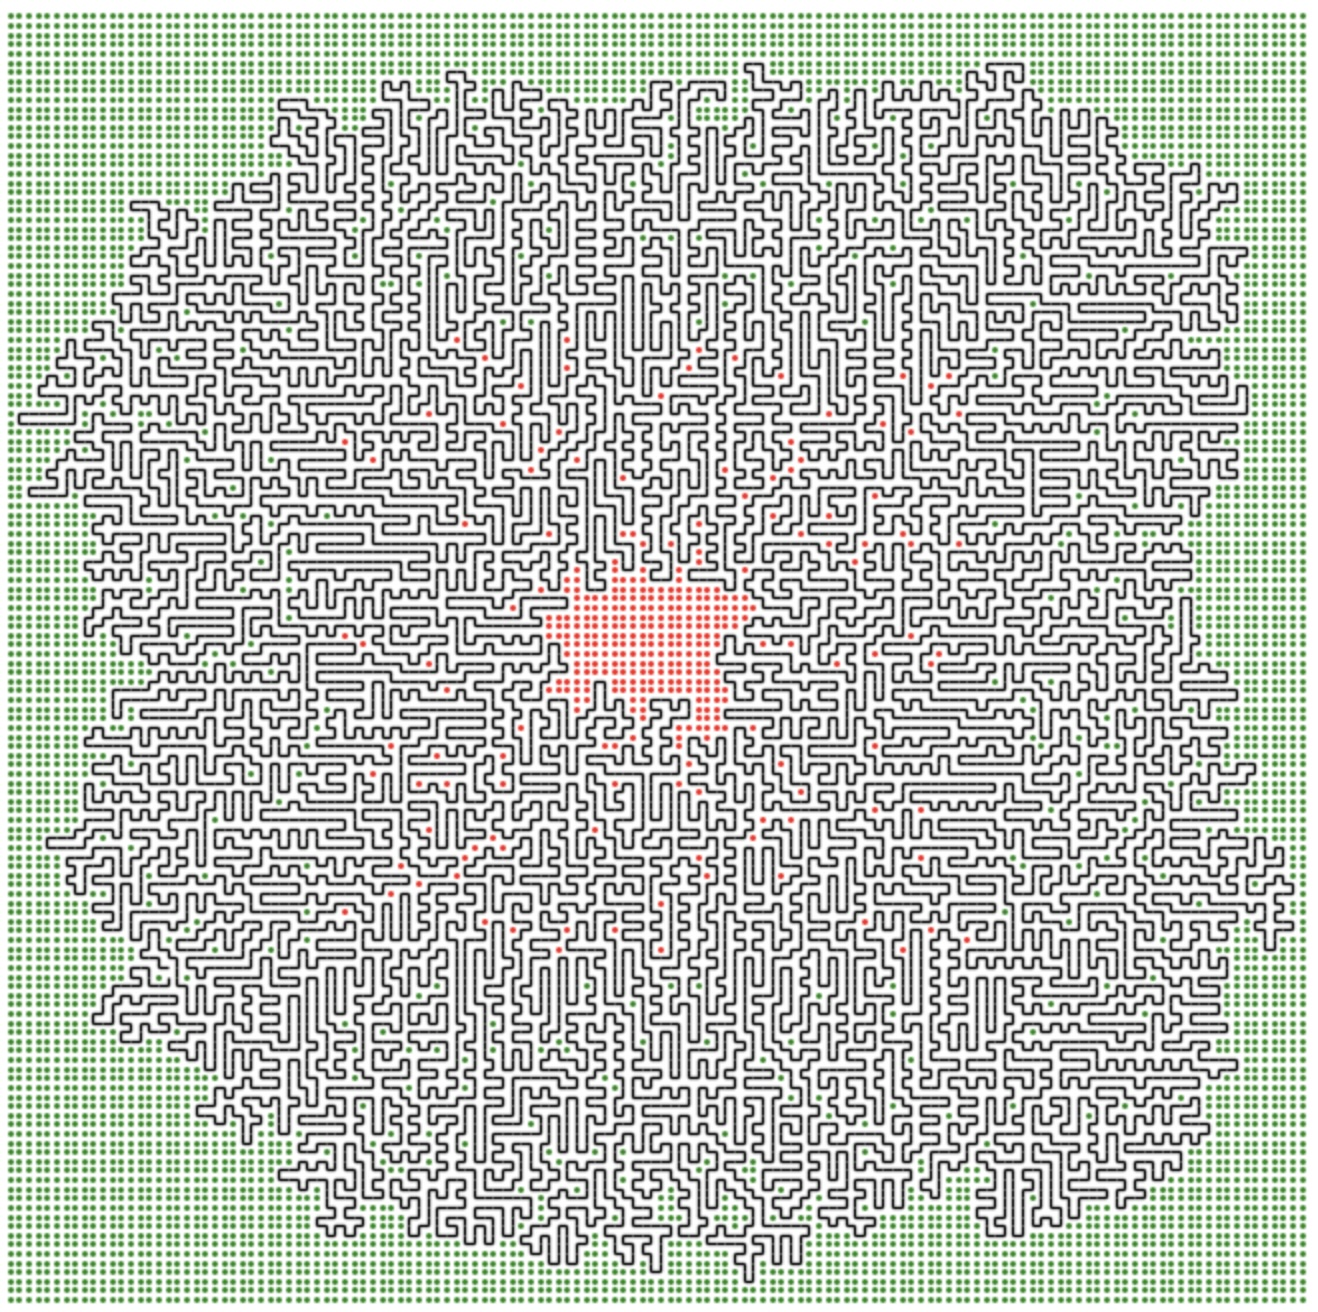

This figure's Python source:
inp = """|J.7F7-L--77F7-J-F-77FF-7FLLJ7F-J-F---7-J-L-FJ-FJFJ7-7-FF--L7.L--|.FJ-J77FFF|77-7F-7-FFL7-|7-F7-L7F7FF7.|----LL-77FF.F--F-J-LFFL-F-LF7--F-FL
L.---7FF--LJ7J7..L7LFJ.||FJL|LJ.|77.LJ|F|||7J|.|7|JJFF-L--F-|7..L.F-J7JLL--7|J|7.|L-7-7J|F-7-L|J|||-F7F-FJ|..|LFJLJ.-.|||JJ-LFL.||.L|L-JLJJ.
.|L|7|FJJ7L-7F777L|FLJ-FFL-FL-7FJ.|F-LLLJ||.L--77J7-FLJ.L-F-F-7.LFLJ-|L||..77.|F77-L7JL-7JFJ7|FF-L7-LL--|-L.|-7L-J|7..L7||.LFJ7L7JF7.7J7-7-|
LFF--7F|FJLLLJL|7J||.LF-JLL|J.|77F-J7.LJ-|--7F7|L7--|.L.7J||F7L7L7F|FF7-J|7||7F||J7-7.LJJ7J--L7JL7||.LL-||L77||-LF-7FF7L--F-LFJJJF|L7L---JJ|
.LL|L7JF|||..L7|.FF-77|||77.LL7-JJJLL.F..LF-FJLL-L7L|7|F|FF7F7JF7JF7|||7--|7FFFJ|FF7F777..F-J-|.LJ|FFF-7FF.|L-J.FJ.|7LJ.L7|FLFJJF||LL.|.|J.J
JJL7F|FL-77-L-7F7-|.|F-JJL777L|FLJ..|---FF..|.L-7FF||-LFF7||||-|JFJ|FJ|J7L|JFFL7L7||||-F7FJL7L777LJ-|JF||J7F-J77||.L|7J--J|L.-.77FJ.L7-7L.-L
FF.LJ-JLFJ|-|F-|JF77-F7JF|JF7||7J7F-7.LFJL-77.L7|F7F77.FJ||||L7JF|FJL7|F|F7F---JFJ||||-77LL-|7|FJ-|..F--7|FF7|L-F-J..|J|.LF||F-.LJ|7.|.||||.
LJ.|FJ|-|JJJ|LL--|JL-LJ7L||L-LF7LFF7F77JJ7JF7-F-7||||F7L7LJ||FJFFJL--JL7F-7L7F-7L-JLJL7.7||F77JJF-J--LJL-F-7F7.||7F7-7-L7F-7L|J-F|L7LL-F-L7.
LLF--JFF.L.F|J.|LL----F77JF7||LL-FJLJL7.F7.|L7|FJ|LJ|||-L-7LJ|F7L-7F---JL7L7LJFL7F----J-F7FJL7JF|LJJ-.F-J|FJ||F7F777.|LLFJLL-J-|FJ-|L|-|.L|7
||||-F.F7.FF--7L-J7.J.LJJ7L|-7.LFL-7F-JF-LFL7||L-JF-J||F7-L7FJ|L7-|L-7|LF|FJ7FL.||JF7.LFJLJF-J.F|-LJ|.LFFJL7|||LJ|F7-F..7J7.FJ.|J..LLJJ||-7.
FFL.FF-F7.F|-..-.7FJ7.J7LL-LFL-7-|FJL7-|J-F7||L--7L--JLJ|7FJL-JFJFJF-J-.FJ|F7JLFJ|FJL77L--7|JF7F77L|F77LL-7|||L7FJ||7F.F7L|JLFJJ|.7--7.JJ|.|
--JF|J7L--FJLLJL-|-||-.L-|.FJJLJFF|F-JF-7FJLJ|F7FJF-----JFL7F-7|FJFJF7LFL7|||FFJFJL-7L7.F-JL7||||FFF77-LF-J||||||FJL--7|L-7JJ|-FL-J.FF-JL7JJ
L7FJ.LF77||.7F|FFJ.L7.F-F|.JJ..F7|||F7|FJ|F-7LJ|L7|F--77F-7LJ7|||FJFJL77FJ|||FJFJF7|L7L7L-7FJ||||FFJ|77|L-7||L7|||F---JL7FJ..|-FF7L-|.J-7JF-
-|F-77L77FF-JLJ-|FFJF.7FLL7.FF-JL-JLJ||L7LJFJF7L-J||F7L7L7L7F-J|||-L7FJFJFJ|LJFJL|L--JFJF7|L-JLJL7L7|77-L-|||FJ|||L-7F--JL7F77FF|.-JF7|F7FFL
FJ|-.-7|FJJFFL7JL-L7|-LL-|L-FL-7F7F7FJ|FJJ|L-JL7F-JLJL7|FJFJ|F7LJL7FJL-JFJ-L7FJJFL---7L7|||F7F---J.||F7|-FJLJL-J||F7|L--7FJ||F77JJ||L|LFJ|J.
JJJJ.|FLJLFL7L|-7|LF|7LLLJ|7F.LLJLJ||FJ|JF7F7FFJL7F7F-J||FJ7LJL-7FJL---7|F7F|L-77F7F-JFJ||||LJF7F7F|LJL7FJF--7F-J||LJF7FJL-JLJ|-J|FJ7LF.L|J-
L|FFJJJJ..L7.F|.F77.|J-F7F|F|7FF-7L|||FJFJLJL7L7FJ||L7FJ||-F7F7L||.F7F7||||FJF-JFJ|L-7L-JLJ|JFJ||L7L--7|L-JF7||F-JL7FJ||F-----JL7-|J..L7||..
F-7|7J|JFF-77L-7FF|-||.|.F7F-7LL7L-JLJ|JL-7F-JFJ||||FJL-JL7||||FJL7|||LJLJLJFJF7L7|F-JF7F-7L-JFJL7L-7FJL7LFJLJLJF--JL7||L-7F7F7F77|-.77FLF-|
.L|LJ-FJ|L-7L.L-.L|.F--FL||7-F7|L---7FJF7J|L7.L7L7||L----7|||||L-7LJ|L7F7F7FJ7||FJ||F7||L7L---JF7|F-J|F7L7L--7F-JF-7FJLJF7LJLJLJL7-.FJFL|J.L
7L|J-FL--7.-...L77L-JLF7J|L7F||F----JL7||FJFJF7L7|||F--7F||||||F7L-7L-J|||LJF7||L7|LJ||L-JF7JF7|LJL-7LJL7|F7FJ|F7L7|L7F7||F7F7F--J--.F-J|JFJ
|J|7..J|F77.77-FJF--F-J|FJFJF||L--7F7FJ||L7L7|L-J|||L-7|FJLJ||LJ|F7|F--JLJF7|||L7||F-JL77FJL7||L-7F-JJF-J|||L7||L7||L||LJLJ|||L-7|FLL|F-7||J
L-|L-J.7-J|-LJLJ-|JLL-7LJFJF7|L7F7LJ||F||FJFJL--7LJL-7||L--7||F-J|LJL----7|LJ||FJ||L-7FJFJF-J||FFJL--7L-7|||||LJFJ||FJL77F7LJL-7|777L|LJLF7.
LFLJ...L7.L7.F7J7F.FLL|F7L-JLJFJ||F-JL-JLJFJF7F7L-7F-J||F7FJLJL-7L7F--7F7||F7LJL-JL7J||7L7L7FJ|FJF---JF-JLJL7L-7L-JLJF-JFJL7F7LLJL|7-F.|-J77
FF-FL-7LJ.L|77|FF|JJ7LLJL7F--7|FJ|L----7F-JF|LJL7L|L-7|LJLJF-7F-JL||F7LJLJLJL-7F---JFJ|F7|FJ|FJ|FJF-7FJF7F7FJF7L7F7F7L--JF7LJL--77|J.|LF-L7J
-F-F-JJ7L-FLJ7F|F-7||-|F7LJF-J||FJF-77FJL--7L-7FJFJF-JL----JFJL7LFJLJL7F7F7F7FJL--7-|FJ|LJL-JL7|L7L7|L-JLJ|L-J|FJ|LJL----JL-----JF777L7J--J|
JJ.LFLL------J7-JLF-FF7||F7L-7|||FJFJFJF--7|F-JL7L7L7F7F7F--JF7L7L7F--J||||||L7F--JFJL7L----7FJ|FJFJL-7F--JF--JL7L--7F7F7F7F7F7F-JL-7||.-J-7
FJ-FFF7J-JF|.|JL||LF7||||||F-JLJ|L7L7L7|F7LJL--7|||FJ||||L7F-J|FJFJL7F7|||LJL7|L7FFJF7L7F7F-JL7||F|F--JL--7|F---JF--J|LJLJLJLJLJF---J7J.LJ||
--F-|JJ.|-|7-7.FJF-J||||LJLJF--7L7|FJ-|LJL7LF77||FJ|F|LJ||LJ-FJL7L7FJ||||L--7|L7|FJFJL-J||L--7LJL7|L7F7F7FJLJF7F7L---JF--7F7F--7L7|FLJL7|LFJ
.|..L77FF-JJF-777L-7LJ||F---JF7|FJ|L-7|F--JFJL-J|L7|FJF-JF77FJF-JFJ|J||||F77||FJ||FJ7F-7|L7F7|F--J|FJ||||L-7FJLJL-----JF7LJ|L-7L-J-F-J-FJ|||
-L7.F-FFJ||LL7|F-77L-7|LJF7F-J|||FJF-J||FF7L---7L7||L7L-7|L7L7|F7L7|FJLJ|||FJLJFJ||F7L7||FJ|LJL7F7||FJ|||F7|L7JF7F7F---JL-7|F7L----7LJLJ7L-7
L7|J7|J||F-7FJLJFJF--JL7FJ|L-7||||FJJFJL-J|F7F7|FJ||-|F-JL7|FJLJ|FJ||F--J||L--7|FJ||L7|LJL7L-7FJ|LJ|L7LJ|||L7L-JLJLJF-----J||L7F---J7.FFLJ||
LF|-77-L7L7|L--7L-JF7F7||FJF-J|||||F7L7F-7||LJ|||FJ|FJL7F7||L--7LJFJ|L7F7||F7FJ|L7|L7||F7FJF7||LL-7L7L-7|||FJF7F-7F7L--7F7LLJFJL--7.77F7|F-.
F7L-JJLFLJ|L7F7L--7||||LJL7L-7|||||||FJL7LJL-7LJ||FJL7FJ||||F7FJF-JL|FJ|LJ|||L7|FJL7||LJ|L7|LJL7F7|FJF-J||||FJLJJLJL--7LJL7F7|F---J7J-JL77.L
F|-.||FFL-L7LJL---J|||L-7FJF-JLJ|||||L-7L7F7|L-7|||F-J|FJ|||||L7|F7FJL7L7FJ|L7||L-7||L7FL7||F--J|||L7L-7||||L7F------7L7F7LJ|LJF--7JF7.LJF-7
.LJF-7J..JFL--7F-7FJLJF-JL-JF--7|||||F7|FJ||F7J||||L-7|L7|||||F||||L7FJL||.|FJ||F7|||FJF7||||F7J|||FJF7|||||FJL7F---7|.LJL--JF7|F-J.|7FLFL-7
||.-7|.L|FF.|FJ|.S|LF7L----7|F-JLJ|||||||FJ|||FJ|||F7|L7||||||FJ|||FJ|F-JL7|L7|||||||L7|||||||L7|||L7|LJLJLJL--JL7F7LJF7F-7LFJLJL--7JJ7.--7|
J7FL-J77L-J.LL-JFJ|FJL----7||L-7F7LJLJ|||L7LJ|L7|||||L7||LJ||||FJ|||FJL-7FJL7||||||LJFJ|||||LJFJ|||FJL7F7F7F7F7F-J||F7|||FJFJF7F7F7|.FL7LFJJ
|L|7||7-|J.FJLF-JFJL-----7|LJF7||L---7LJL7|F7L7||||||FJ|L-7LJLJL7||||F-7|L7FJ||LJ|L-7L7|LJ|L-7|FJ||L7FJ|LJLJLJLJF7|||LJ||L-JFJLJ||LJ7-|.FJL.
F7|FF|J---L|.FL7FJF--7JF7|L7F||LJF---JF--JLJL7LJ||LJ||FJF-J|F---J|LJ||J|L7|L7|L7FJF7L7LJF-JF-J||F||FJL7L---7F7F7|||||F-J|F--JF-7LJ||J7LF7--F
|LL|.LL--7.7-F7||JL-7L7||L7L7|L7JL---7|F7F7F7L7FJL-7||L7L--7L7F7FJF-JL7|FJL7||FJL7|L7|F-JF7|F-JL7||L7FJFF-7||||||LJLJL-7||F7LL7L7F-77||||F|.
L...--LL.LF-7||LJF7LL7LJL7L7|L7L--7F7|LJ||||L7||F7FJ||7L7F-JF||||.L-7FJ|L7FJ||L7FJ|FJ|L-7|LJL7F7|LJ-LJF7L7|||LJLJF-7F7FJ|LJ|F7|FJ|FJ--FJL-77
.-F-.-7LF-L7||L--JL77L7F7L-JL-JF-7LJLJF7||||FJ|LJ||FLJF-J|F-7LJ|L7F-JL7|FJ|FJ|FJL-J|FJF-JL-7-||||F-7F7|L-JLJ|F7F-J7||LJFJF-J|LJL-JL-7|L7F-J7
FJL7.F7-LF-J|L----7|F7LJL7F----J7L-7JFJ|||||L7L7FJL7F7|F7LJFJF7L-JL-7FJ|L7|L7LJF--7|L7|F7F7L7LJLJL7LJ|L---77||LJF-7|L--JFJF-JF------JF7|L7JL
|--|FL7|JL-7|F7.F7||||F--J|F----7F7L-JFJLJ||FJFJL-7|||LJ|F7L-JL7F---J|J|FJL7|F7L-7LJFJ|||||FJF----JF7L----JFJL--JFJL----JFJF-JF7|F---JLJFJ.|
L7F|7JLF7||||||FJLJLJLJF7FJL---7LJL---JF7LLJL7L-7FJ||L--J||F-7FJ|F7F7|FJL-7|LJ|F-JF7L7LJ|||L7|F7F--JL7F---7|F-7F7L--7|F-7L7L--JL-JF-7F-7L-7J
LLFJLJFJ|F-JLJ|L---7F-7|LJF----JF7F--7FJL--7LL--JL-J|F7F-JLJFJL7LJLJ||L-7FJL7FJ|F7|L7L-7|||FJLJLJF---J|F--J|L7||L7F7L7L7|FJF-7F7F-JFJ||L7FJJ
.|..L-L7|L-7F7|-F-7LJJLJF7L-7F7FJLJF7LJF---JF--7LF-7LJ|L---7L-7L-7F-JL7FJL7L|L7||||FL7FJLJ||F7F7FJF7F-JL---JFJ|L7||L7L-JLJFJ7LJLJF7L7L-7LJJJ
FF|-FLFJL-7|||L7L7L7F7F-JL-7LJLJFF7||F7L-7|FJF7L7L7L--JF-7FJF-JF-JL-7FJL7FJFJFJ||||F-J|F-7|||LJ|L-J||F--7F7FJ|L-JLJ7|F--7FJF7F7F-JL7|F7L-7-7
FFJF|LL--7LJ|L7L7|FJ||L---7|F----JLJLJL--JFJFJL-JFL7F-7L7|L7|F7L7F--JL-7LJFL7L7|||||F7LJFJLJ|F7|F7LLJL-7LJLJ|F---7F7LJ7FJ|7|LJLJF7FJLJ|F7|7F
.FJ-F---7L--J|L7LJL7||F7F-JLJF7F7F----7F-7L7L7F7F7|LJ7L7||FJ|||FJ|F7F-7|F--7|FJLJLJ|||F7L--7LJ|LJL-----JF-7F7|F--J|L--7L7L7L7F--J|L--7||LJ-L
F|F-L--7L7JF7F-JF-7||||LJF7F7|||||F---J|FJFJFJ|||L-7FF7LJ||FJ|LJFJ||L7LJL-7LJL-7-F-J||||F--JF-JF7F7F----JFJ|||L---JF-7L7L7L7|L--7L7F-JLJ7JFL
F7-L|JJL7L-J|L--JFJLJ|L--JLJLJLJLJL-7F-JL7|FJ.|||F-JFJL-7LJL7L7J|FJL7L-7F-JF7F7L7L7FJ||||F--JF7|||||F----JFJLJF7F-7L7|FJ|L7LJF--J|LJ7L|FF.F|
77J-|F7.L--7|F7F7L--7||F7F7F--------J|F--J|L-7||||F7L7F7L7F-JFJFJL-7|F7||F7|LJ|FJ|LJFLJLJL-7FJLJ||LJL-----JF--JLJFJFJLJF7-|F7L------77|F77FF
|JJ7L-.LF--JLJLJL7F7|L7||||L--7F-----JL---JF-J|LJLJL7||L7||F7L7|F-7|||||||||F-JL7F7F----7F7LJLF7LJFF7F7F7F7L---7JL7L---JL7LJ|F7F----J-7J.7--
||.|-|-L|F7F7F-7FJ||L7|||||F7FLJF----7F-7F7L--JF7F-7LJL7LJLJ|FJ||FJ|||||||LJL7F7||LJF-7FJ||F7FJL7F-JLJLJLJL7F--JF7L7F----JFFJ|||7F7JJJ|J7LL|
F|J|.F.F||LJLJFJL-JL-JLJLJLJ|F7FJF--7|L7|||F-7FJ||FJF-7L---7||FJ|L7|||||LJFF-J|||L7FJ-|L-JLJ|L-7|L--------7||F--JL7|L7F7F7FJFJ|L-J|L||FF77L|
JL||7.FLLJ7F--JF-7F7F---7F-7|||L-JF-J|FJ||||7LJJLJ|FJ-|F---JLJ|FJLLJ||LJ.F-JF7|LJFJ|F-JF-7F7L--JL---------JLJ|F--7|L7LJLJ|L-JLL7F7L--77JLFL|
|.JJL7J..F-JF-7|FJ|||F7FJ|-||||7F7L-7LJFLJ|L-----7|L7FJL---7F7LJF---JL--7L-7|LJF7|FJ|F7L7||L7F7F7F7F7F-------JL-7LJ7|F--7|F-7F7LJ|F-7L7-F7||
F7L-J|F-FL-7|JLJL7|||||L-JFJLJL-JL--JF7F-7|F-----JL7|L7F7F-J||F-JF7F-7F7|JFJL7FJLJ|-||L-JLJFJ|LJLJLJ||F------7F7L7F7|L7FJLJFJ|L7LLJ.L-JJL|--
JJ7.F7|L|J.LJF--7LJLJ|L-7FJF7F7F-----JLJFJ|L-77F7F7LJJ||||F7||L--J||FJ|LJFJF7||F-7|FJ|F----JFJF----7LJL--7F-7||L7LJ|L-JL7F7L7|FJF-77J.|7.LJ.
|.FF|77|F----JF7L----JF7LJFJ||LJFF------J-L-7L-JLJL7F-J||LJLJL-7-LLJL7L7L|FJ|||L7LJL-JL----7|7L-7F7L--7F7LJFJLJLL7FJF7|L||L7LJL7|FJ|JF7|7F|7
|-L-L-JFL7F--7||F7F7F7|L-7L7LJF-7L-7F7F7F7F7L-7F---JL7FJ|F-7F7FJF-77FJFJJLJJLJ|FJF-7F7F-7F7|L7F7LJL--7LJL--JF7JF7||J|L7FJL7|F-7LJL-77|LJJ---
|.|L|L-7JLJ|7LJLJLJLJ||F-JFJF7L7|LFJ|LJLJLJL-7|L---7FJ|||L7|||L7L7L7L7L777J-FFLJ.L7|||L7||||FJ|L-----JF-----JL7||LJFJFJ|F7|||FJF---JL||7.L|7
J-77|J|||.|F7JF-----7LJL-7|FJL-JL7L7|F-7F7F--JL----JL7L7|FJ||L7L-JFJ-L7L-7-|FF----JLJL-JLJ|LJFJF------JF--7F7FJ||F7|FJ7||LJLJL-JF7JJ.|--77LL
L-J|J.7-|7L|||L----7L-7F7|||F--7FJ7LJL7|||L--------7FJFJLJFJ||L7F7|J-FJF7|J|JL-----7F7F--7|F7L-JF7F----JF7LJLJ7|LJLJ|F7LJ.F-7F7J||.|7J-LFL.|
|L7JF-|LLJJ|L---7F7L-7|||LJLJF7|L7F---J|||F7F---7F-J|FJF-7L-J7L||LJ||L-JLJ7J|-F-7F-J|LJF-J|||F7FJLJF----JL--77FJF7F7LJL7F7|FJ|L-JL--77.|J|.|
L..LF--7|F-L---7LJL--JLJL----JLJFJL---7||LJLJF7FLJF-JL7L7|-J7F.||FLJ77J7|.-.|7|FJL--JF7L-7LJ|||L---JF------7L-JFJ||L7F7LJLJL-JF-----J-F.F77|
.77.|FJ-F7|J|JLL7F7F7F7F7F7F-7F7|F----JLJF---JL--7L--7L-JL7||.FLJ-|F-F.7.F---FJL-7F--JL--JF7|||F7F-7L----7J|F7FJJLJFJ||F7F7F-7L----7J..L||.-
7.F||L7LL7J||J||LJLJLJ||LJLJ7LJ||L-------JF---7F7L--7|F7F7L-77.|LFFJJL-J.J7|LL-7FJL7F7F---J|LJ||LJFJF---7L7|||L---7|FJ||LJ|L7|F-7F-JJFFJL777
J-FJF.LF|||-||FF7F--7LLJ-F--7F7||F----7F--JF7F||L---JLJLJL7FJ--JJF-..L--L-7-F--JL--J|LJF7|FJF-JL-7|7L--7L-JLJL----JLJFJL-7|FJ|L7LJLL-L.77LLF
.F7JLF|.L|.FF7FJLJF7L7LF7L-7LJLJ|L---7LJF--JL7LJF--7F----7||7J-|-J|-.L-|LF--L7F7F---JF7|L7L7|JF--JL7JF7L-7F7F7F---7F7L7F-J|L7L7|JL7L7F|JL-|J
7LLJFF7FF7-L||L---JL7L-JL77L---7L----JLFJF--7L-7|F7LJF7F7|LJ-.F|--JL7.L|J.LJ-||LJFF7L||L7L-JL7L---7L-JL--J|||LJF-7LJL7LJF7L7L7|L7--7LJ.FL|.L
J-|LF7L-F7FFJL--7F7.L---7|F7F--JF7F7LF7L7|F7L--J||L--JLJLJ.LJFL|.F|FJFFLF-F|.LJF--JL-JL7|F--7L7F7.L7F-----JLJF7L7L---JF-JL7|FJ|FJFF|-LJ77L-.
FJJ7|||.|L7L--7FJ|L-----J||LJF--JLJL-JL-JLJL-7F7||F------77J-J-F.L7JFJ|J|7|LFLJL7F7F--7|LJF7L7LJ|F7LJF----7F-JL7L-7F--JF--JLJ-||JL-.F|L--JL7
L..F7F7FL7L7F-JL7L------7|L-7|FF----7F7F7F---J|LJLJF---7FJ.7..FF7.LF|-FF7-FJJ.7LLJLJF7|L7FJL7L-7||L--JF7F7|L--7|F7LJF-7|FF--7-||-..|-7.|.FLF
.L|LLJLLLL7LJF-7L7F7F---JL--J|FJF7F7|||||L----JF---JF7F|L---7-|LJ77LJ7FLJJJ--7|-|F--J|L7|L-7L-7||L-7F7|LJ|L-7FJLJ|F7L7|L-JF7L7||J-F|J|-J.7JL
F---|7J|.L|F7L7L7LJ|L-----7F7|L7||||LJLJ|F7F7F7L----JL7L----JL|J|J|LL-F-J|L--|JFFJF-7L-JL--JF7LJL--J|LJF7L7FJL-7FLJ|FJ|F7FJL-JLJJ7L7.7|.-JFL
LJ.FL7.J-FLJL-JJL-7|F-7F77LJLJ.LJ||L-7F7LJLJLJ|F7F7F-7L-7LF7JFF-77JF.|.F.|-|FF7FJFJFJF----7FJL-7F--7L7FJL-J|F-7L--7LJJLJ||F7F7||7|F|7LF-JFJ7
L..JJ.JJ.F7F7F7|F7||L7||L7F--7FF7LJF7LJL-7F--7|||||L7|F-JFJ|FL|FJJF|-F-7-F---J|L7L7L-JF---J|F--JL7FJFJL--7FJL7L-7FJF7F7FLJ|LJL-7JJ-F77|-77LJ
|-|.77JJFJLJLJ|FJLJL7|LJFJL-7|FJL--JL----J|F-JLJLJ|FJLJF7L7L7||L7|F7JL7|.L--7FJ-L-JF-7L7F7FJL7F7FJL7|F7F-JL-7L-7|L-JLJL---JF---J.|F||FJ7LJ-J
J-J7JL.-L-7F-7|L---7|L-7L-77||L-----------JL-7F7F7|L7F-JL7|FJFJFJF||F-J|F7-FJ|F-7F7L7|FJ|LJ-FJ|||F-J||LJF7F7|F7||F7F---7F-7L---7.|7JL|.J7.L7
.F7|7JF|J.LJFJL7F7FJL--JF7L-J|LF7F-----------J||||L-JL--7LJL7L7|F-J|L7FJ||FL7|L7||L-JLJFJF-7L7|||L7FJL--JLJ|LJLJLJ||F-7|L7L7F7FJ7L--||7.L7.L
.L-LJ-7JLFF7L-7|||L----7|L7F7L7||L----7F------JLJL-7F7F7L--7L7|||F-JF||||L7FJ|FJ|L-----J7L7|LLJLJ.LJF7.F7F7L--7F7|LJ|FJL-JJLJLJ---J.77F7J|FJ
-J.F|7.|FFJL--JLJL-----J|FJ|L7LJL-----J|F---7F-----J|||L-7||FJ||||LFFJ|FJFJL7|L7L7F-7-F---JL7F-77F7FJ|FJLJL7F7LJL7-FJL7.F7FFF7-FJ|..--J|.LJJ
|F-7F|JF-L7F7F----7F7F--JL7||L7F-------JL--7||F-7|F7||L-7|FJL7||||F7L7|L7|7FJL7L7|L7L7L----7|L7|FJ|L7|L--7.LJL--7L-JF-JFJL--JL7|L|-FJ|FJJJ7.
|.J-.7L-7LLJ||F---J|LJ7F7LLJF7LJF7LF7F7F---JLJ|FJFJLJ|F7|||F-J|LJ|||FJL7|L7|F-JFJ|JL7|F7|F7||FJLJFJFJL7F7L---7F7L--7L--JF-----JF7J..FLJ.LLFJ
|7LF|L7JF---J|L7F7FJF--JL-7FJL--JL-JLJLJF-----JL7|F--J||||||F7|F-J||L-7|L7LJL-7L7L-7||||FJLJ|L--7L7L-7LJL----J|L--7L7F--J.F7F7L||--77..L.7J|
7-F---7-L----JFJ|||FJF7F-7|L--7F7F------JF------J|L7F-J||||LJ|||F-J|F-JL7L-7F-J-L-7LJLJ|L--7|7F7L7L--JF7F7F--7|F--JJLJF--7|||L-JL7|J|F-|.J-J
F7L--7|F7F-7F-JFJ||L7|LJJ||F7FJ|||F--7F--JF-7F7F-JFJL-7LJLJF-J|||F-JL7F7|F7|L7F--7L7F-7L---JL-JL-JF7F-J||LJF-J|L--7F7FJF-J|LJF---J7-FJ7|..|.
L|J.FJ|||L7LJF7|FJ|FJ|F--JLJLJFJLJL-7|L--7|FJ|LJF-JF7FJF--7|F-J||||F7LJ|||||FJL7FJ-LJFJF7F7F-7F7F-JLJF7LJF-JF7|F--J|||FJF7|F7L-7F7F-7--7-|77
F7--L7LJL-JF7|||L7|L-JL-7F7F-7|F----JL--7LJL-JF7L-7||L-J7FJ|L-7|||FJL7FJLJ|||LFJL7F7JL-JLJ||FJ|||F---J|F7L7FJ||L---JLJL7|LJ||F-J|||FJ7J|.LFJ
||-LJL7F--7||||L7||7F---J|||.LJL----7F7||F7F--JL--J||F7F7L7L7||LJ|L7FJL-7FJ|L7|F-J|L7JF7F7LJL-J|||F7F7LJL-J|FJ|F----7F-J|F-JLJ|FJLJL77F|7.7J
JJ7L-LLJ-FJ|||L-JLJFJF7F7|||F-------J|L7LJLJF-7F-7FJ|||||FL7L7L7FJFJL7F7||FJFJ|L7FJFJFJLJL7F7F7LJ||LJL7F---JL-JL---7||F7||F7F7FJF---JJF--FJ|
||F-|.LF-JFJLJF----JFJ||LJLJL----7F7-|FJF7F7L7|L7|L7LJ|||F7L7L7|L7L7FJ|LJ|L7L7L7||FJ7L--7FJ|LJ|F7LJF--J|F--7F------JLJ|LJLJ|||L7|F7-|-|.|JL|
F7|F77.L-7L--7L7F---JJ||F-7F7F--7LJ|FJL-JLJL-J|FJL-JF-J|||||L7|L7|FJL7|F7L-JFJFJLJL-7F--JL-JF-J||LFJF7FJL-7LJF7F7F7F77|F7F7LJL-JLJL-77|.|.F-
LF-----7J|F--J|LJ7F7F7LJL7|||L7FJF7LJF7F7F----JL7F--J7FJLJ|F7|L7|||F-JLJL--7L7L--7F-JL-----7L7F|L7|FJLJF--JF-JLJLJ||L-J|LJL---------J7LLL7J|
LL----7|7LJJF777F7|LJ|F7FJLJ|FJ|FJL--JLJ|L7F7LF7||F7F7L7F-J|||FJ|LJL--7F7F-JFJF--JL7F--7FF7L7L7|FJLJF77L---JF7F--7LJF-7L7LF7F-7F-----77J-J-|
F7.|FL||F77FJ|F7|||F-J|LJF-7LJFJL------7L7||L7|LJ||LJ|FJL7FJLJL7|F7F--J|LJF7L7L7F--JL-7|FJ|FJFJ||F7FJ|F7F---JLJF7L--JLL7L-JLJFJ|F---7|7FF-L|
L-LF--JLJL7L7LJLJLJL7FJF7L7L-7L-----7F7L7||L7||F-JL7FJL-7|L-7F-J||LJF7LL--JL7L7|L-7F-7|||FJL7L-J|||L7LJ|L----7FJL----7LL-----JFJL--7||-.|..F
|FLL7F-7F7L-JF7F---7|L7|L-JF-JF7F7F7LJL-JLJFJLJ|F-7|L-7|||F7|L7FJ|F7||F7F---JFJ|F-JL7LJ|||F7|F--J||LL-7L7F-7FJL7F----JF7F--7F-JF7F7|LJ-LF7F-
FF-FLJL||L7F7|||F--JL-J|F--JF7|||||L-7F7F7FJF--J|FJ|F7L7||||L7LJFJ||||||L---7|FJ|F7J|F-J|||LJL-7.||F77L7LJ7|L--JL7F7F7|||F-J|F-JLJLJJL7J.L-.
|LF-.F-JL7LJ||LJ|F---7FJL7F-JLJLJLJF7|||||L7|F--JL7LJL7|||||||F-JFJ||LJL77F-J|L7||L7||F7||L-7F-JFJ|||F7L--7L7F7F7LJLJLJLJL--JL----7J--J.-L.L
--|-FL7F-J|FJ|F7LJLF-JL-7LJF7F-----JLJ|LJ|FJLJF7F-JJF7||||||FJL-7|FJL--7L7L-7|7|LJFJ||||||F-JL-7L7||LJ|F--JFJ|||L-7F7F7F7F-7F7F7F7|FL.FJJJ.|
.|.L|.||F--JFJ||7F7L-7F-JFFJLJF--7F--7|F7||F7FJLJF-7|||LJ|||L7F-J||F7F7|FJJFJL7L-7L7|||LJ|L-7F-JFJ||F-JL-7.L-J|L-7LJ||LJ|L7LJ||LJLJJ7F-7.-LJ
FLJ77.LJL-7FJFJL-JL--JL-7FJF7FJF-J|F-JLJ||LJ||F7||FJ||L-7|||J||F7||||||||F7L7FJF7|FJ|||F-JF7||F7L7|||F7F7L--7FJF-JF-JL-7L7L-7LJ7JJ|--7LL7-|.
F-LJ|J.JJFJ|LL---7F7F7F-JL-JLJFL-7||F-7FJL7FJ||L7|L7|L7FJ||L7|||||||||||||L7|L7||||FJ|||F-JLJ|||FJLJ|||||F--JL7|F7L----J7L-7L7F7F-7J..LL|.LJ
7..-7LJ7FL-JF7F-7||LJLJF7F7F---7FJ|||FJ|F-JL7||FJL7LJF||JLJFJ|||||||||LJ||7||FJ|LJ|L7|||L--7F|||L7F-J|LJ||F7F7|LJ|F-------7L-J|||FJF7-.F7-||
|.FF--LJ.|JF|||FJLJ-F--JLJLJF-7LJFJLJL7|L-7FJ|||F7L7F-JL--7L7|LJLJ|||L7FJL7||L7L7FJFJLJL7F7|FJ||FJ|F7|F-JLJLJ|L--J|F------JF--JLJ|FJ|.FFJFL7
77.LJ.|7L77FJLJL--7FJF7F7F--JF|F7L-7F-JL7FJL7|||||FJL7F7F-JFJL---7|||FJL7FJ||LL7||FJF-7FJ|||L7||L7||LJ|F7F---J-F--JL-------JF7F--J|FJ-FJLF-|
|||--7LLJ|LL--7F-7|L-JLJ||F---J||F7||F7FJL7FJ||||||F-J||L7FJF-7F-J||||F7|L7||F-J||L7L7LJFJ||FJ|L7|LJF-J||L-----JF7F7F7F7F-7FJ|L7F7|L7-7-F--J
FFLJL|-L.7JFLFJ|FJL--7F7LJL7F7FJ||LJLJ|||-||7||LJ||L-7|L7|L7|FJL-7||LJ|LJFJLJL7FJ|FJFL-7|FJ||FJF||F-JF7||F7F-7F7|LJLJ||LJFJL7L7LJLJFJ.J7L7J7
L.|7.|.|.||FLL-JL7F-7LJL---J||L7||F---JL7FJL7||7FJL-7||FJ|F||L-7FJLJF-JF7L--77LJ-||F7F-J|L7|||F7LJ|F-JLJ|||L7|||L--7JLJF7L--J-L--7FJ77|7.JF7
|7.FJ-F|FJ|F-F-7FJ|FJF7F7F7FJL7|LJL7F-7FJL7FJ|L7|F7FJ||L7L7LJF-JL--7L-7||F-7|F---JLJ||F7L7LJ|LJL-7LJF---J||FJLJ|F--JF--JL-------7||F7-F77FJ7
J-F|JL||-L7--L7LJFJL7|||LJ||.FJ|F--J|L||F-J|JL-J||||FJ|FL7L-7L-7F-7|F-J||L7|||F7F7F7|||L7L7FL7F-7|F-JF7F7||L7LFJL---JF7F7F7F-7F-J|LJL7JJ|J-7
||LL7-JLLLL7|LL-7L-7||||F-JL7L-JL--7L7||L-7L---7||LJL7L7FJF7|F-JL7||L7FJ|FJLJ||||LJ||LJ7L7L-7LJ|LJL7FJ||LJ|FJFJF7F7F-JLJLJ||FJL-7L---J7-|JF|
FJ7-|-|7|LLFL-.FJF7|LJ||L-7FJF-----JFJ|L7FJF-7FJ|L--7|FJ|FJ||L-7FJLJ-LJ7||.F-J||L7FJL--7FJF7L--7F--J|FJ|F-JL7L7|LJ|L-----7||L7F7L7LF|-7-.7JL
||F7JF-7-J.|-.F|FJ|L7J||F-JL7|F7F-7FJJL7|L7L7LJFL7F7||L7||7||F-JL-7F7F--JL7L--J|FJL7F7FJL7||F-7||F-7||FJ|F7FJFJL-7L7F-7F7|LJFJ||FJF-77JLF||7
LJJ7.LJ||F|.|.F|L7|FJ7LJL-7FJLJ||FJL-7||L7L7L7LF-J||||FJLJFJ|L-7F-J|LJF7F7L---7LJF-J||||FJ|LJFLJ||-LJLJJ||LJFJF7FJ.|L7||LJF7L7||L77LL-F-|J-F
.|LJFJF7FL7.|F-JFJLJ--F---JL-7.LJL7F-JFJFJ-L7L7L--JLJ|L--7L7|F7||F7L--J|||F---JF-JF7||L7L7L-7F7FJL7.F---JL-7|FJ|L-7L7||L7FJL7||L7L7..|LF.||L
F7F---|J-7.LLL--J|LL7.L-7F--7|F---JL-7L7L7F7L7L7F--7FL7F7L7LJ|LJ||L7F--J||L-7F7L-7|||L7L7|F7||LJF7L7L--7F7FJ||FJF7L7||L7||F-J|L7L7L-77.|.7-|
|-|-|F7|F-7.|-|JF77LL7LL||F-J|L7F7F7FJFJFJ|L7|FJL-7|F7||L7|F-JF7LJFJL7F7||F7LJL-7LJLJFJFJ||||L7FJ|FJF--J||L7LJL7||FJ||||LJL-7|FJF|F7|--L7F7|
|7|-LJ.-J.F-|.J.JL-.|LF.LJL-7|FJ||||L7L7|LL7LJL-7FJLJ|||FLJ|F-J|F7|LFJ|||LJ|F7F-JFF--JFJ|LJLJFJ|F|L7L-7FJ|FJ-F-J|||FLJFJF-7FJ|L-7LJLJJ|F-L7-
F7L..F||7.|FJ-FL--|---J7L|J.LJL-J||L7|FJ|F-JF7F7LJF7FJLJF7FJ|F-J||L7|FJ|L-7||||7F7L--7|F-----JFJFJFJF7|L7|L-7|F-J|L-7FJFJFJL7L-7||LJ.FFF7||.
|J.L7L7J7FJL7J|J-LLFJ.LL-77..|.F-JL7||L7|L7FJ|||F-JLJF7L|LJFJL7FJL-JLJ|L7FJ|||L-JL-7FJ||F-7F-7L7L7L-J|L-J|F7|||F-JF-JL7L7L--JJ|LJJJ7FL-J7|7L
L-J--7|LF7L---FF.F||J.JF-|.J77FJF7FJ||FJL7|L7||||F---J|FJF7L7FJL----7F7L|L7||L7F-7FJL7|||FJL7L7|L|F-7L--7LJLJLJ|F7L-7FJFJ.|-|-L.LLJFFJ|.F7-.
LF.-7|JFL---|FLJFF|JJF.F.|FLF-JFJ||FJ|L-7|L7||||LJF-7FJL7|L7|L-7F-7FJ||7|FJ||FJ|J|L-7LJ||L7FJ-||FJ||L7F7|F7F7F-J||F-J|FJLF-7-7-F|.FF|-7FL|J7
F|F|L.-JJL7|F77L-JFJ.LJJFL--L7FJFJ|L-JF-J|FJ|||L7FJFJ|F-JL7|L7FJL7|L-J|FJL7||L7L7|F-JF7|L7|L-7||L7L-7|||LJLJ||F7||L-7|L7-J||FJ--.FF7|FF7-L.F
F-7J-JJF7.-|.FJFL7JFL|J-|J|FL||7L7L7JFL-7||FJ|L7|||L-J|F-7||FJ|F7||F--JL7FJLJLL7||L--J||FJL7FJLJFJF7|LJ|F-7FJ|||||F7||FJJ.|7L|J.FL--F-7--LJJ
JJ|7F.F77-LJF-7L7LJ|.77.|.LL-LJF-JFJ7|.FJ|||FL7||L-7F-JL7LJ|L7|||||L--77|||LJ|.LJ|F--7|||FFJ|F7-L7|LJF7||L||FJ|LJ||||LJJF7.FJ|7-F-|.LJL|.|L7
|-77||LL7FLLL.F|FJ-|FJ.7F7.F|F-JF-J.F.FL-J|L-7LJ|F-J|F7FJ-FJFJLJLJL7F7L7||FJF7-LFJL7-LJ|L7L7||L--JL--J||L7LJL7L7|LJLJJL-JJF77|77LF77J|--7-|7
7F7-|-JF7J|.L|--JJ.FJ.7LF7-|FL--JJLJJ|.LF-JF-J7J||JL|||L-7L-J7L77LLLJ|FJ|L7JF77.L-7L-7LL7|-||L7F7F7F7FJL7L--7|FJ7|J|F||.|JL|L|-7.J.L7-FJF-J7
F-L-LL7-LJ|7.|J.L|F|FF7FLL7.JFLJ.F7|F7.L|F7|J||-|L7-LJ|F-JJ.F-JF-.LLF|L7L7L-J|FFF-JF7|JFLJ.LJL||LJ||LJJFJF7FJLJJF|7.JLF-JJLL-|L-J|LFL.LLJJ.7
|JL77FL7J.|-.|L7-JJLJJJL7.--||7.FLFFJ|7.LJLJ-LLFJFJ-L.LJJ.|F|L7|.L77LL-J7L---J77|F-JLJFFJFFL|-LJJLLJJ|||FJ||F7.||LLF--7F|JF|-F7J.L-FJ.L-7|-|
--LL-|7LFJLL-|-|L|.FL7LLF7|F7LJ-7.LL-LF.FJ||.L|L-JJJL-L7LF7J--|-77L7JJ|LF|-JF|LFJ|LJ7FLF7-|J|FLLJ-|J|--LJFJLJ|7LJ-||.FL--FJ-7|LFF.-.F|J.J7-|
L-|LFLJ7|.FLF-7|7JL|7F-F7|FL7FJ..7-LL-J-|FFF--J|J|JFF|-7.FJ|..|-F|J|LFJFF7FL|LFL-J77|7.L--|7.L777.LJL-JLLL---J-77F-J-JF7-|.JF7.FJ-J7|L--L--L
|--.FJFJ|L|-7F|..7.LF-..|7FJL|L-LL7F7|L|.|.|L7JF7J7-F---.--77.|-LJ-J||--JJ|7|F7J7|F|FJ7.J-L-LFL-J-|.|JFJJ7LL|.|L-F|J..F|7F7F777.7-7F-J77..FJ
L7L-|JFLF7|7L|..L7-FJLF-JLJ7|L.||.7L-F.LF7-7.|FJ|.||J|7J7..F-7-FJ||.J7FLJ7LLJ7J|FFJ|L----7JF7LJLJLF7|FJ|F7.L-7-J-JJ.|-LJFF-|J.---7L7.|FJ-FL7
|L7J.|.L|J|F.L-.JJFJ|F|.L|.L-FJ||-|7F--.FF-7-|7-F7F--FF-J7.JL|-J7.L-LLJL--7J|JF|7|L|LFJ|.--J-JFJ.F--|L--777.LJ|7F||F7.F7||7|.F7..|.L-LJJ.L.|
FJ-J-77..J7JF-JJJJLFJ|7--7-|.LJ|J.JJ-7-FFJ|.L||F7J|.|L|7|L77||LL-7|7F|||.F|7-----FJ|.||L7JFJ77|.-|7||FF|L7F7.-J-F-|L77FJ-|-|7L-JF77JLL7J|..|
LJ.LF-FJ-L7-7JJL--F7-LFJ-L.7.L-J-|-L--.F7LJ---JJJ-L-FLLJ-.L|J|.L.L7-L7-F-LJLJ-|-|L-|--JJ|LJ-L-JFJL-JJL7-|LL7JJJL-LLFLFLJLJJLL-J-JL-.LLF-J--J"""

d = {'F':['S','E'],'J':['N','W'],'7':['S','W'],'L':['N','E'],'-':['W','E'],'|':['S','N']}

def solve(grid):
    y = 0
    for y in range(len(grid)):
        for x in range(len(grid[0])):
            if grid[y][x] == 'S':
                s = (x,y)
    coords = [s]
    cur_x = s[0]
    cur_y = s[1]
    if 'S' in d[grid[cur_y - 1][cur_x]]:
        coming_from = 'S'
        cur_y -= 1
    elif 'N' in d[grid[cur_y + 1][cur_x]]:
        coming_from = 'N'
        cur_y += 1
    elif 'E' in d[grid[cur_y][cur_x-1]]:
        coming_from = 'E'
        cur_y -= 1
    steps = 1
    while grid[cur_y][cur_x] != 'S':
        cur = grid[cur_y][cur_x]
        for k,v in d.items():
            if k == cur:
                for dir in v:
                    if dir != coming_from:
                        coords.append((cur_x,cur_y))
                        if dir == 'N':
                            cur_y -= 1
                            coming_from = 'S'
                        elif dir == 'S':
                            cur_y += 1
                            coming_from = 'N'
                        elif dir == 'E':
                            cur_x += 1
                            coming_from = 'W'
                        elif dir == 'W':
                            cur_x -= 1
                            coming_from = 'E'
                        break
                    else:
                        continue
                break
            else:
                continue
        steps += 1
    return steps // 2, coords
lines = inp.split("\n")
n = len(lines)
m = len(lines[0])
part1, coords = solve(lines)
print(part1)
interior_points = []
exterior_points = []
for y in range(n):
    num_borders_crossed = 0
    last_vert = ''
    for x in range(m):
        if (x,y) in coords:
            if lines[y][x] in ['|','S']:
                num_borders_crossed += 1
            elif lines[y][x] == '7' and last_vert == 'L':
                num_borders_crossed += 1
            elif lines[y][x] == 'J' and last_vert == 'F':
                num_borders_crossed += 1
            if lines[y][x] != '-':
                last_vert = lines[y][x]
        else:
            if num_borders_crossed % 2 == 1:
                interior_points.append((x,y))
            else:
                exterior_points.append((x,y))
print(len(interior_points))

import numpy as np
import pylab as pl
from matplotlib import collections  as mc

lines = []
prev = coords[0]
for c in coords[1:]:
    lines.append([prev, c])
    prev = c
lc = mc.LineCollection(lines, linewidths=1, color='black')
fig, ax = plt.subplots(figsize=(10, 10))
ax.add_collection(lc)
ax.margins(0.1)
x = [p[0] for p in interior_points]
y = [p[1] for p in interior_points]
ax.scatter(x, y, s=1,color='red')
x = [p[0] for p in exterior_points]
y = [p[1] for p in exterior_points]
ax.scatter(x, y, s=1,color='green')
fig.show()
